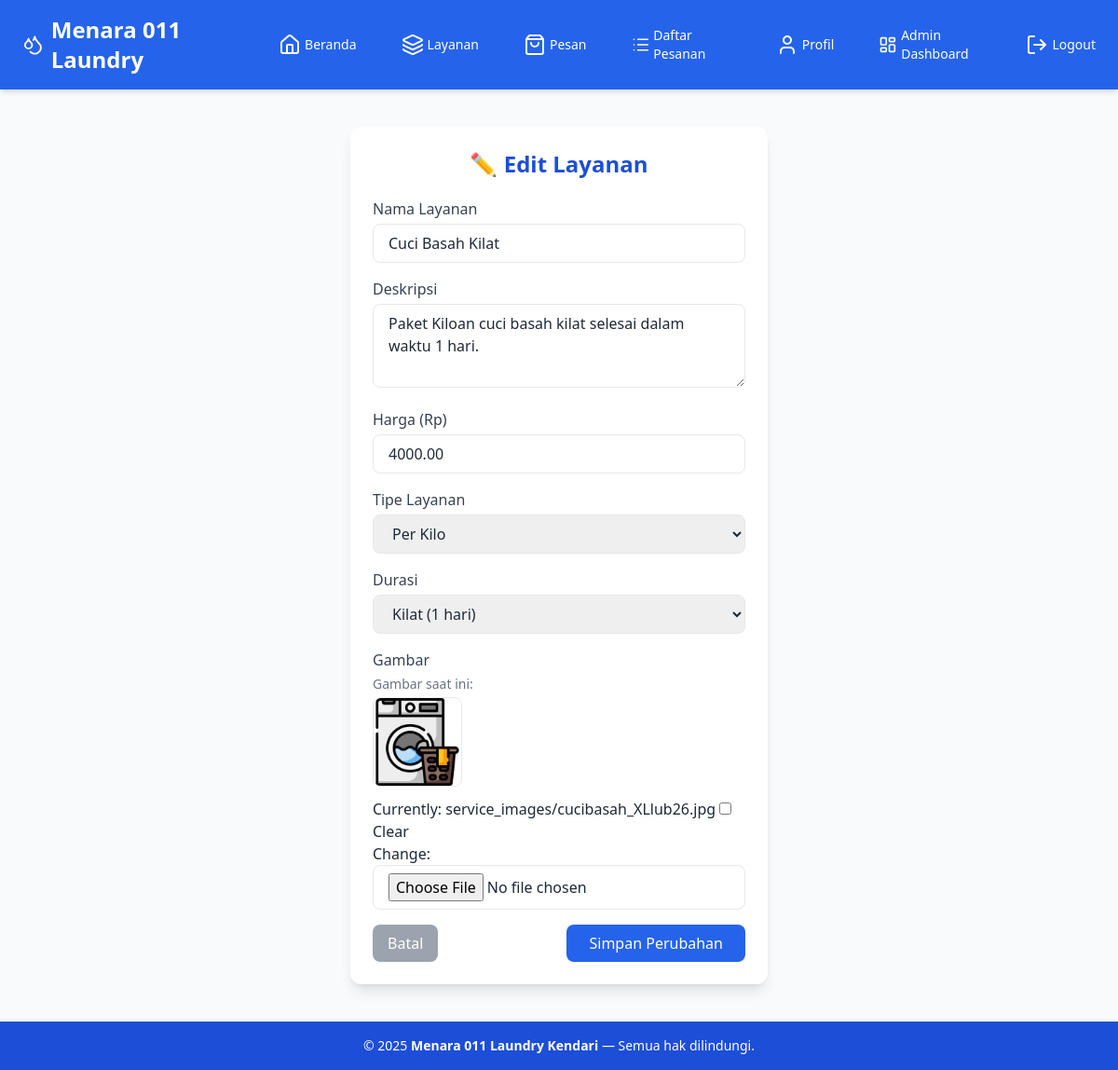
Page /layanan/edit/10/ (signed in) on the committed database.
### services/models.py (models this page shows, shortened)
class Service(models.Model):
    SERVICE_TYPE_CHOICES = [
        ('per_kilo', 'Per Kilo'),
        ('per_item', 'Per Item'),
    ]
    DURATION_CHOICES = [
        ('reguler', 'Reguler ( -3 hari)'),
        ('kilat', 'Kilat (1 hari)'),
        ('express', 'Express (6 jam)'),
        ('express1', 'Express (3 jam)'),
    ]
    name = models.CharField(max_length=100)
    description = models.TextField(blank=True, null=True)
    price = models.DecimalField(max_digits=10, decimal_places=2)
    type = models.CharField(max_length=20, choices=SERVICE_TYPE_CHOICES)
    duration = models.CharField(max_length=20, choices=DURATION_CHOICES, default='biasa')
    image = models.ImageField(upload_to='service_images/', blank=True, null=True)

### services/views.py (the view)
# urls.py: path('edit/<int:pk>/', views.edit_service, name='edit_service'),
@user_passes_test(is_admin)
def edit_service(request, pk):
    service = get_object_or_404(Service, pk=pk)
    if request.method == 'POST':
        form = ServiceForm(request.POST, request.FILES, instance=service)
        if form.is_valid():
            form.save()
            messages.success(request, f"Layanan '{service.name}' berhasil diperbarui ✅")
            return redirect('services:list')
        else:
            messages.error(request, "Perubahan gagal disimpan. Periksa kembali input.")
    else:
        form = ServiceForm(instance=service)
    return render(request, 'services/edit_service.html', {'form': form, 'service': service})

### services/forms.py
class ServiceForm(forms.ModelForm):
    class Meta:
        model = Service
        fields = ['name', 'description', 'price', 'type', 'duration', 'image']
        widgets = {
            'name': forms.TextInput(attrs={
                'class': 'w-full border rounded-lg px-4 py-2',
                'placeholder': 'Masukkan nama layanan'
            }),
            'description': forms.Textarea(attrs={
                'class': 'w-full border rounded-lg px-4 py-2',
                'rows': 3,
                'placeholder': 'Masukkan deskripsi layanan'
            }),
            'price': forms.NumberInput(attrs={
                'class': 'w-full border rounded-lg px-4 py-2',
                'placeholder': 'Masukkan harga layanan'
            }),
            'type': forms.Select(attrs={
                'class': 'w-full border rounded-lg px-4 py-2'
            }),
            'duration': forms.Select(attrs={
                'class': 'w-full border rounded-lg px-4 py-2'
            }),
            'image': forms.ClearableFileInput(attrs={
                'class': 'w-full border rounded-lg px-4 py-2 bg-white'
            }),
        }

### services/views.py (called while the page is built)
def is_admin(user):
    return user.is_staff or user.is_superuser

### services/templates/services/edit_service.html (shortened to what this page needs)
{% extends 'base.html' %}
{% load static %}
{% block content %}
<div class="max-w-md mx-auto mt-10 bg-white p-6 shadow-lg rounded-xl">
  <h1 class="text-2xl font-bold mb-5 text-center text-blue-700">
    ✏️ {% if service %}Edit{% else %}Tambah{% endif %} Layanan
  </h1>
  <form method="POST" enctype="multipart/form-data" class="space-y-4">
    <div>
      <label class="block font-medium text-gray-700 mb-1">Nama Layanan</label>
      {{ form.name }}
    </div>
    <div>
      <label class="block font-medium text-gray-700 mb-1">Deskripsi</label>
      {{ form.description }}
    </div>
    <div>
      <label class="block font-medium text-gray-700 mb-1">Harga (Rp)</label>
      {{ form.price }}
    </div>
    <div>
      <label class="block font-medium text-gray-700 mb-1">Tipe Layanan</label>
      {{ form.type }}
    </div>
    <div>
      <label class="block font-medium text-gray-700 mb-1">Durasi</label>
      {{ form.duration }}
    </div>
    <div>
      <label class="block font-medium text-gray-700 mb-1">Gambar</label>
      {% if service.image %}
        <div class="mb-3">
          <p class="text-sm text-gray-500 mb-1">Gambar saat ini:</p>
          <img src="{{ service.image.url }}" alt="Gambar layanan" class="w-24 h-24 object-cover rounded-lg border">
        </div>
      {% endif %}
      {{ form.image }}
    </div>
    <div class="flex justify-between mt-6">
      <a href="{% url 'services:list' %}"
         class="bg-gray-400 hover:bg-gray-500 text-white px-4 py-2 rounded-lg transition">
        Batal
      </a>
      <button type="submit"
              class="bg-blue-600 hover:bg-blue-700 text-white px-6 py-2 rounded-lg transition">
        Simpan Perubahan
      </button>
    </div>
  </form>
</div>
{% endblock %}

### rows in the picture
Service: name "Cuci Basah Kilat", description "Paket Kiloan cuci basah kilat selesai dalam waktu 1 hari.", price "4000.00", type "Per Kilo", duration "Kilat (1 hari)", image (picture)
